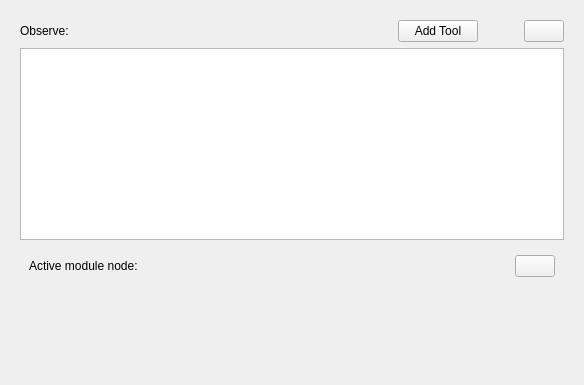
<?xml version="1.0" encoding="UTF-8"?>
<ui version="4.0">
 <class>qSlicerToolWatchdogModuleWidget</class>
 <widget class="qSlicerWidget" name="qSlicerToolWatchdogModuleWidget">
  <property name="geometry">
   <rect>
    <x>0</x>
    <y>0</y>
    <width>584</width>
    <height>385</height>
   </rect>
  </property>
  <property name="windowTitle">
   <string>Form</string>
  </property>
  <property name="autoFillBackground">
   <bool>true</bool>
  </property>
  <layout class="QVBoxLayout" name="verticalLayout">
   <item>
    <widget class="ctkCollapsibleButton" name="CTKCollapsibleButton" native="true">
     <property name="text" stdset="0">
      <string>Display</string>
     </property>
     <layout class="QVBoxLayout" name="verticalLayout_3">
      <item>
       <layout class="QGridLayout" name="gridLayout_1" columnstretch="0,0,0,0,0">
        <item row="0" column="1">
         <widget class="qMRMLNodeComboBox" name="ToolComboBox" native="true">
          <property name="enabled">
           <bool>true</bool>
          </property>
          <property name="nodeTypes" stdset="0">
           <stringlist>
            <string>vtkMRMLLinearTransformNode</string>
            <string>vtkMRMLVolumeNode</string>
           </stringlist>
          </property>
          <property name="noneEnabled" stdset="0">
           <bool>true</bool>
          </property>
          <property name="addEnabled" stdset="0">
           <bool>false</bool>
          </property>
          <property name="removeEnabled" stdset="0">
           <bool>false</bool>
          </property>
         </widget>
        </item>
        <item row="0" column="0">
         <widget class="QLabel" name="label_3">
          <property name="sizePolicy">
           <sizepolicy hsizetype="Fixed" vsizetype="Preferred">
            <horstretch>0</horstretch>
            <verstretch>0</verstretch>
           </sizepolicy>
          </property>
          <property name="text">
           <string>Observe:</string>
          </property>
         </widget>
        </item>
        <item row="0" column="3">
         <spacer name="horizontalSpacer">
          <property name="orientation">
           <enum>Qt::Horizontal</enum>
          </property>
          <property name="sizeType">
           <enum>QSizePolicy::Minimum</enum>
          </property>
          <property name="sizeHint" stdset="0">
           <size>
            <width>40</width>
            <height>20</height>
           </size>
          </property>
         </spacer>
        </item>
        <item row="0" column="2">
         <widget class="QPushButton" name="AddToolButton">
          <property name="sizePolicy">
           <sizepolicy hsizetype="Fixed" vsizetype="Fixed">
            <horstretch>0</horstretch>
            <verstretch>0</verstretch>
           </sizepolicy>
          </property>
          <property name="text">
           <string>Add Tool</string>
          </property>
         </widget>
        </item>
        <item row="0" column="4">
         <widget class="QPushButton" name="DeleteToolButton">
          <property name="sizePolicy">
           <sizepolicy hsizetype="Fixed" vsizetype="Fixed">
            <horstretch>0</horstretch>
            <verstretch>0</verstretch>
           </sizepolicy>
          </property>
          <property name="text">
           <string/>
          </property>
         </widget>
        </item>
       </layout>
      </item>
      <item>
       <widget class="QTableWidget" name="ToolsTableWidget"/>
      </item>
      <item>
       <widget class="ctkCollapsibleButton" name="CollapsibleButton" native="true">
        <property name="text" stdset="0">
         <string>Advanced options</string>
        </property>
        <property name="checked" stdset="0">
         <bool>true</bool>
        </property>
        <property name="collapsed" stdset="0">
         <bool>false</bool>
        </property>
        <layout class="QVBoxLayout" name="verticalLayout_5">
         <item>
          <layout class="QGridLayout" name="gridLayout_2">
           <item row="0" column="0">
            <widget class="QLabel" name="label_4">
             <property name="sizePolicy">
              <sizepolicy hsizetype="Fixed" vsizetype="Preferred">
               <horstretch>0</horstretch>
               <verstretch>0</verstretch>
              </sizepolicy>
             </property>
             <property name="text">
              <string>Active module node: </string>
             </property>
            </widget>
           </item>
           <item row="0" column="2">
            <widget class="QPushButton" name="VisibilityButton">
             <property name="sizePolicy">
              <sizepolicy hsizetype="Fixed" vsizetype="Fixed">
               <horstretch>0</horstretch>
               <verstretch>0</verstretch>
              </sizepolicy>
             </property>
             <property name="toolTip">
              <string>Toggle fiducial list visibility.</string>
             </property>
             <property name="text">
              <string/>
             </property>
            </widget>
           </item>
           <item row="0" column="1">
            <widget class="qMRMLNodeComboBox" name="ModuleNodeComboBox" native="true">
             <property name="enabled">
              <bool>true</bool>
             </property>
             <property name="nodeTypes" stdset="0">
              <stringlist>
               <string>vtkMRMLToolWatchdogNode</string>
              </stringlist>
             </property>
             <property name="renameEnabled" stdset="0">
              <bool>true</bool>
             </property>
             <property name="selectNodeUponCreation" stdset="0">
              <bool>false</bool>
             </property>
            </widget>
           </item>
          </layout>
         </item>
        </layout>
       </widget>
      </item>
     </layout>
    </widget>
   </item>
   <item>
    <spacer name="verticalSpacer">
     <property name="orientation">
      <enum>Qt::Vertical</enum>
     </property>
     <property name="sizeHint" stdset="0">
      <size>
       <width>0</width>
       <height>0</height>
      </size>
     </property>
    </spacer>
   </item>
  </layout>
 </widget>
 <customwidgets>
  <customwidget>
   <class>qMRMLNodeComboBox</class>
   <extends>QWidget</extends>
   <header>qMRMLNodeComboBox.h</header>
   <container>1</container>
  </customwidget>
  <customwidget>
   <class>qSlicerWidget</class>
   <extends>QWidget</extends>
   <header>qSlicerWidget.h</header>
   <container>1</container>
  </customwidget>
  <customwidget>
   <class>ctkCollapsibleButton</class>
   <extends>QWidget</extends>
   <header>ctkCollapsibleButton.h</header>
   <container>1</container>
  </customwidget>
 </customwidgets>
 <resources/>
 <connections>
  <connection>
   <sender>qSlicerToolWatchdogModuleWidget</sender>
   <signal>mrmlSceneChanged(vtkMRMLScene*)</signal>
   <receiver>ModuleNodeComboBox</receiver>
   <slot>setMRMLScene(vtkMRMLScene*)</slot>
   <hints>
    <hint type="sourcelabel">
     <x>195</x>
     <y>3</y>
    </hint>
    <hint type="destinationlabel">
     <x>354</x>
     <y>279</y>
    </hint>
   </hints>
  </connection>
  <connection>
   <sender>qSlicerToolWatchdogModuleWidget</sender>
   <signal>mrmlSceneChanged(vtkMRMLScene*)</signal>
   <receiver>ToolComboBox</receiver>
   <slot>setMRMLScene(vtkMRMLScene*)</slot>
   <hints>
    <hint type="sourcelabel">
     <x>316</x>
     <y>3</y>
    </hint>
    <hint type="destinationlabel">
     <x>504</x>
     <y>51</y>
    </hint>
   </hints>
  </connection>
 </connections>
</ui>
